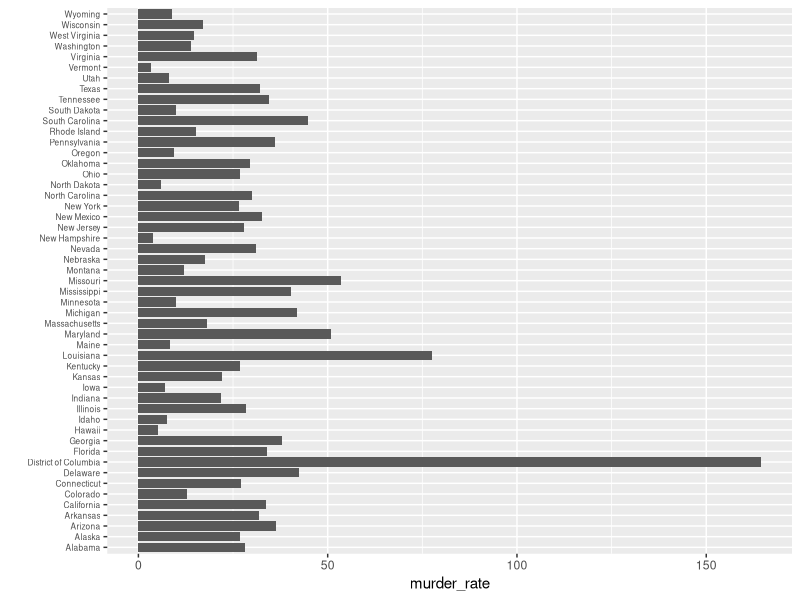
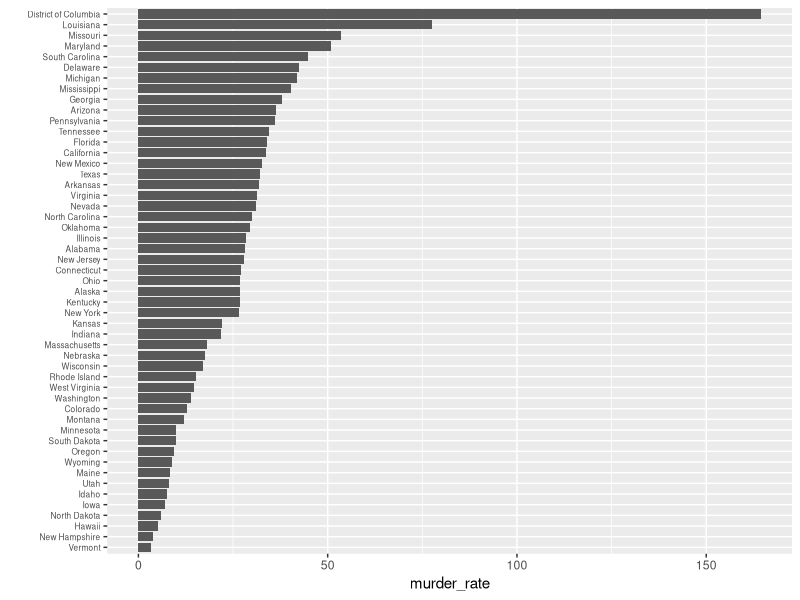

Generate these figures, in order, with R:
## ---- chunk 1
library(tidyverse)
library(dslabs)
data("murders")

murders %>% mutate(murder_rate = total/population*1000000) %>%
  #mutate(state = reorder(state , murder_rate)) %>%
  ggplot(aes(x = state, y = murder_rate)) +
  geom_bar(stat = "identity") +
  coord_flip() +
  theme(axis.text.y = element_text(size = 6)) +
  xlab("")
# Compare to
murders %>% mutate(murder_rate = total / population*1000000) %>%
  mutate(state = reorder(state , murder_rate)) %>%
  ggplot(aes(x = state, y = murder_rate)) +
  geom_bar(stat = "identity") +
  coord_flip() +
  theme(axis.text.y = element_text(size = 6)) +
  xlab("")
  
